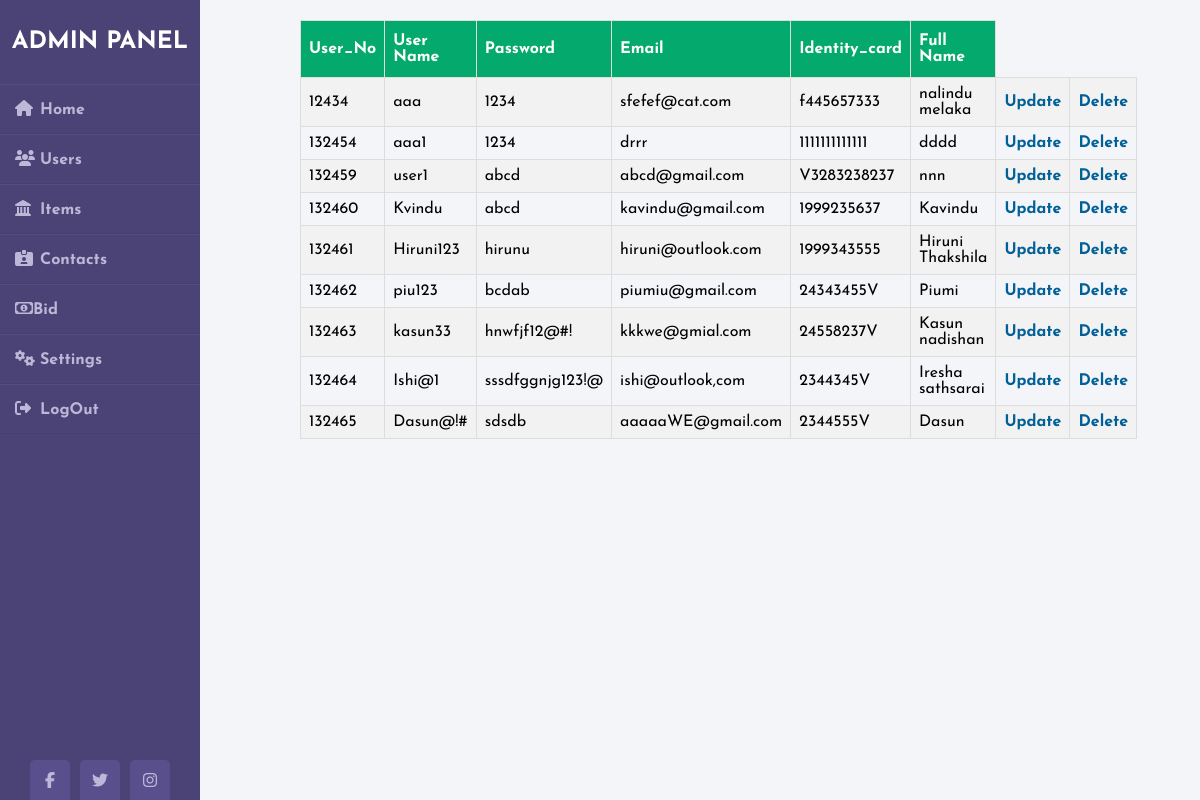
The page /admin/userview.php (signed in) on the database its author committed.
### tables this page shows
CREATE TABLE `users` (
  `id` bigint(20) NOT NULL,
  `user_id` bigint(20) NOT NULL,
  `user_name` varchar(100) NOT NULL,
  `password` varchar(100) NOT NULL,
  `date` timestamp NOT NULL DEFAULT current_timestamp() ON UPDATE current_timestamp(),
  `email` varchar(255) NOT NULL,
  `identity_card` varchar(100) NOT NULL,
  `full_name` varchar(255) NOT NULL,
  `img` varchar(100) NOT NULL
);

### admin/userview.php (the view, shortened to what this page needs)
<?php
	include("connection.php");
  $result = mysqli_query($con,"SELECT * FROM users");
?>
<!DOCTYPE html>
<html>
<head>
	<link rel="stylesheet" href="styles.css">
</head>
<body>
<div class="wrapper">
<?php include 'includes/slidebar.php';?>
<div class="main_content">
<main>
<div class="container">
<?php
if (mysqli_num_rows($result) > 0) {
?>
<div class="tb">
<table id="customers">
	  <tr>
	    <th>User_No</th>
		<th>User Name</th>
		<th>Password</th>
		<th>Email</th>
		<th>Identity_card</th>
		<th>Full Name</th>
	  </tr>
			<?php
			while($row = mysqli_fetch_array($result)) {
			?>
	  <tr>
	    <td><?php echo $row["id"]; ?></td>
		<td><?php echo $row["user_name"]; ?></td>
		<td><?php echo $row["password"]; ?></td>
		<td><?php echo $row["email"]; ?></td>
		<td><?php echo $row["identity_card"]; ?></td>
		<td><?php echo $row["full_name"]; ?></td>
		<td><a href="userupdate.php?id=<?php echo $row["id"]; ?>">Update</a></td>
		<td><a href="userdelete.php?i=<?php echo $row["id"]; ?>">Delete</a></td>
      </tr>
			<?php
			}
			?>
</table></div>
 <?php
}
else
{
    echo "No result found";
}
?>
</div></main></div></div>
 </body>
</html>

### admin/includes/slidebar.php
<div class="sidebar">
    <h2>Admin Panel</h2>
    <ul>
        <li><a href="index.php"><i class="fas fa-home"></i>Home</a></li>
        <li><a href="userview.php"><i class="fas fa-users"></i></i>Users</a></li>
        <li><a href="itemview.php"><i class="fas fa-landmark"></i>Items</a></li>
        <li><a href="contactview.php"><i class="fas fa-id-card-alt"></i>Contacts</a></li>
        <li><a href="bidview.php"><i class="far fa-money-bill-alt"></i>Bid</a></li>
        <li><a href="profile.php"><i class="fas fa-cogs"></i>Settings</a></li>
        <li><a href="logout.php"><i class="fas fa-sign-out-alt"></i>LogOut</a></li>
    </ul>
    <div class="social_media">
      <a href="#"><i class="fab fa-facebook-f"></i></a>
      <a href="#"><i class="fab fa-twitter"></i></a>
      <a href="#"><i class="fab fa-instagram"></i></a>
  </div>
</div>

### admin/styles.css (style rules this page uses)
* { margin: 0; padding: 0; box-sizing: border-box; list-style: none; text-decoration: none; font-family: 'Josefin Sans', sans-serif; }
body { background-color: #f3f5f9; }
.wrapper { display: flex; position: relative; }
.wrapper .sidebar { width: 200px; height: 100%; background: #4b4276; padding: 30px 0px; position: fixed; }
.wrapper .sidebar h2 { color: #fff; text-transform: uppercase; text-align: center; margin-bottom: 30px; }
.wrapper .sidebar ul li { padding: 15px; border-bottom: 1px solid #bdb8d7; border-bottom: 1px solid rgba(0,0,0,0.05); border-top: 1px solid rgba(255,255,255,0.05); }
.wrapper .sidebar ul li a { color: #bdb8d7; display: block; }
.wrapper .sidebar ul li a .fas { width: 25px; }
.wrapper .sidebar .social_media { position: absolute; bottom: 0; left: 50%; transform: translateX(-50%); display: flex; }
.wrapper .sidebar .social_media a { display: block; width: 40px; background: #594f8d; height: 40px; line-height: 45px; text-align: center; margin: 0 5px; color: #bdb8d7; border-top-left-radius: 5px; border-top-right-radius: 5px; }
.wrapper .main_content { width: 100%; margin-left: 200px; }

### admin/userview.php (style rules this page uses)
.tb { width: 800px; margin: 20px 0px 60px 100px; left: 0; right: 0; }
a { text-decoration: none; color: #006097; font-weight: bold; }
#customers { font-family: Arial, Helvetica, sans-serif; border-collapse: collapse; width: 100%; }
#customers td, #customers th { border: 1px solid #ddd; padding: 8px; }
#customers tr:nth-child(even) { background-color: #f2f2f2; }
#customers th { padding-top: 12px; padding-bottom: 12px; text-align: left; background-color: #04AA6D; color: white; }

### rows shown on the page
users: id "12434", user_name "aaa", password "1234", email "sfefef@cat.com", identity_card "f445657333", full_name "nalindu melaka"
users: id "132454", user_name "aaa1", password "1234", email "drrr", identity_card "1111111111111", full_name "dddd"
users: id "132459", user_name "user1", password "abcd", email "abcd@gmail.com", identity_card "V3283238237", full_name "nnn"
users: id "132460", user_name "Kvindu", password "abcd", email "kavindu@gmail.com", identity_card "1999235637", full_name "Kavindu"
users: id "132461", user_name "Hiruni123", password "hirunu", email "hiruni@outlook.com", identity_card "1999343555", full_name "Hiruni Thakshila"
users: id "132462", user_name "piu123", password "bcdab", email "piumiu@gmail.com", identity_card "24343455V", full_name "Piumi"
users: id "132463", user_name "kasun33", password "hnwfjf12@#!", email "kkkwe@gmial.com", identity_card "24558237V", full_name "Kasun nadishan"
users: id "132464", user_name "Ishi@1", password "sssdfggnjg123!@", email "ishi@outlook,com", identity_card "2344345V", full_name "Iresha sathsarai"
users: id "132465", user_name "Dasun@!#", password "sdsdb", email "aaaaaWE@gmail.com", identity_card "2344555V", full_name "Dasun"
